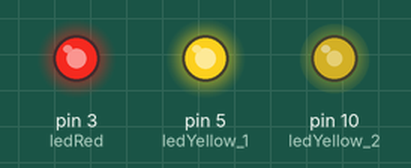
Recording of a sketch running on a simulated Arduino Uno, built with avr-gcc and run on an emulated ATmega328P. Shown: output pins drawn as LEDs (lit = HIGH). Random numbers use the default seed unless the sketch sets one.

Above: at 0.15 s.
At 6.29 s:
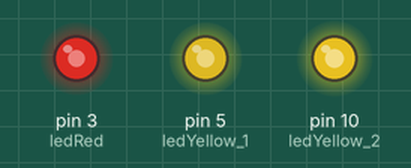
At 11.82 s:
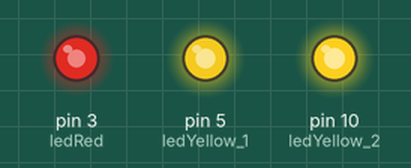
At 12.43 s:
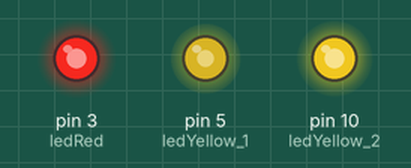
At 22.87 s:
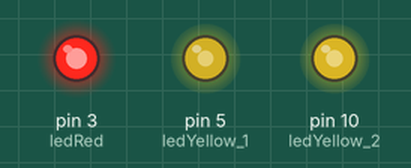
At 24.72 s:
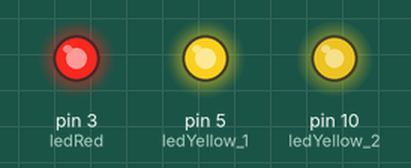
Timing chart, 0 to 25.0 s (numbered marks = the images above):
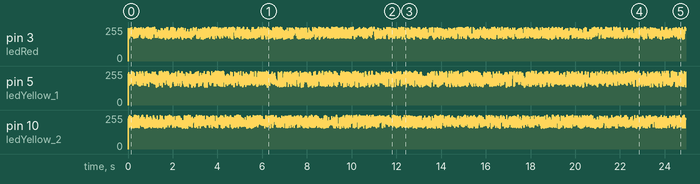

The sketch:

4B_FLICKERING_FLAME.ino
```cpp
int ledRed = 3;
int ledYellow_1 = 5;
int ledYellow_2 = 10;

void setup() {
  pinMode(ledRed, OUTPUT);
  pinMode(ledYellow_1, OUTPUT);
  pinMode(ledYellow_2, OUTPUT);
}

void loop() {
  brightSideYellow1(500,5);
}


void brightSideYellow1(unsigned int time, int pin_number){
  for(int x = 0;;x++){
    int value = random(120)+135;
    int value2 = random(90)+(255-90);
    int value3 = random(100) + 155;
    analogWrite(ledYellow_1, value);
    analogWrite(ledRed, value2);
    analogWrite(ledYellow_2, value3);
    delay(time/(255/5));
  }
}
```
